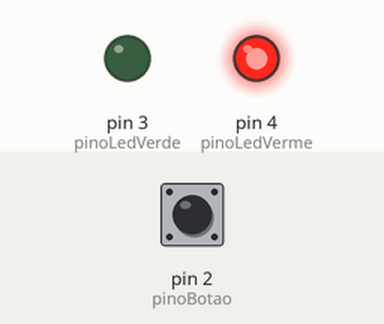
Bench run of a sketch on a simulated Arduino Uno, built with avr-gcc and run on an emulated ATmega328P. Parts: output pins drawn as LEDs (lit = HIGH). The inputs (shaded band) are chosen by the test bench; at power-on: pin 2 (pinoBotao) LOW.

Above: at 1.8 s.
1.9 s: pin 2 (pinoBotao) pulled HIGH for 0.6 s
At 2.4 s:
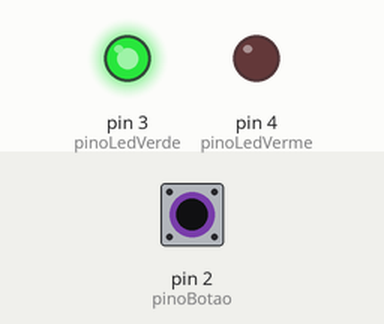
4.0 s: pin 2 (pinoBotao) pulled HIGH for 3.2 s
At 8.5 s:
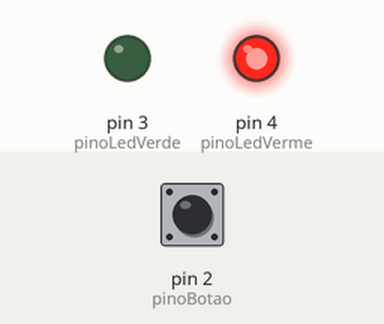
Timing chart, 0 to 10.0 s (numbered marks = the images above; inputs shaded):
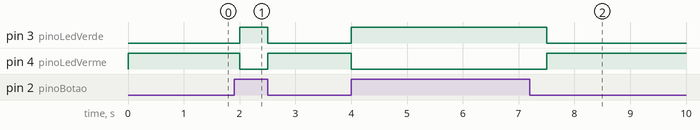

Measured:
- after the input at 1.9 s, pin 3 (pinoLedVerde): LOW → HIGH after 0.10 s, → LOW 0.50 s later; pin 4 (pinoLedVerme): HIGH → LOW after 0.10 s, → HIGH 0.50 s later
- after the input at 4.0 s, pin 3 (pinoLedVerde): LOW → HIGH at once, → LOW 3.5 s later; pin 4 (pinoLedVerme): HIGH → LOW at once, → HIGH 3.5 s later

The sketch:

sketch.ino
```cpp
// Declara a variável global (int) "pinoBotao" e atribui valor "2"
int pinoBotao = 2;
int pinoLedVerde = 3;
int pinoLedVerme = 4;
int acendeVerde = LOW;
int acendeVerme = HIGH;
// Declara a variável global "apertou" e atrivou nível lógico baixo
int apertou;


void setup() {
// Configura a porta serial - taxa de comunicação "9600"
Serial.begin(9600);
  // Define a porta "pinoBotao (2)" como entrada de dado
  pinMode (pinoBotao , INPUT);
  // Define a porta "pinoLedVerde (3)" como saída de dado
  pinMode (pinoLedVerde , OUTPUT);
  // Define a porta "pinoLedVerme (4)" como saída de dado
  pinMode (pinoLedVerme , OUTPUT);
}
void loop() {

  // Verifica se o botão foi pressionado
  if(digitalRead(pinoBotao) == HIGH) {
    // Inverte nível lógico da variável "apertou"
    acendeVerde = HIGH;
    acendeVerme = LOW;
  }
  else {
    acendeVerde = LOW;
    acendeVerme = HIGH;
  }
  // Efetua a escrita digital da porta "pinoLedVerde"
  digitalWrite(pinoLedVerde, acendeVerde);
  // Efetua a escrita digital da porta "pinoLedVermelho"
  digitalWrite(pinoLedVerme, acendeVerme);

  // Aguarda (para a execução) por meio segundo
  delay(500);
}
```
